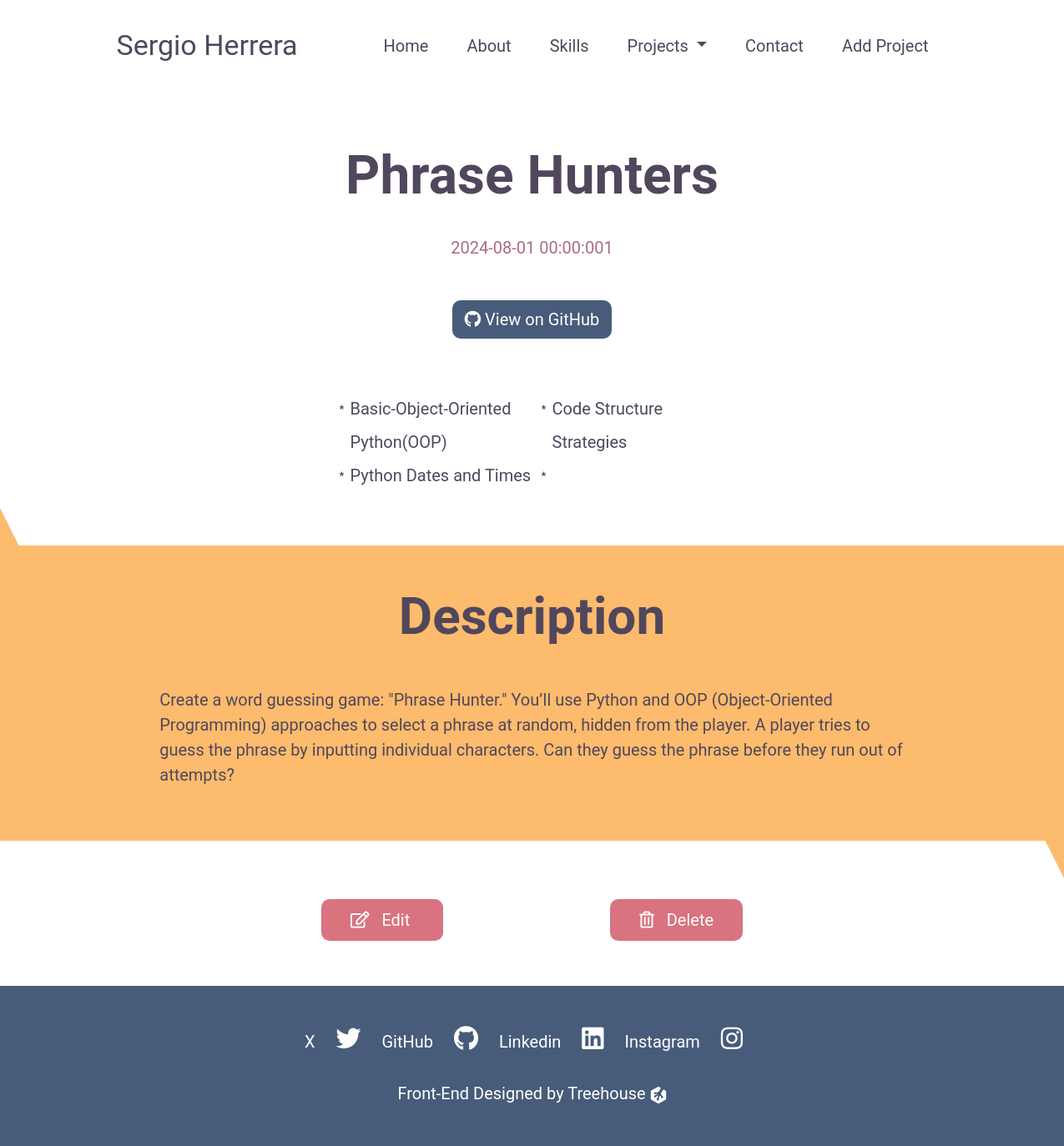
/projects/3, run on the app's committed database.
### models.py (models this page shows, shortened)
class Project(db.Model):
    __tablename__ = 'my_projects'
    id = db.Column(db.Integer, primary_key=True)  # primary key
    title=db.Column('Title', db.String())
    date = db.Column('Date',  db.DateTime, default=datetime.datetime.now)
    description=db.Column('Description', db.String())
    skills_practiced = db.Column('Skills Practice', db.String())
    url = db.Column('GitHub Repo', db.String())

### app.py (the view)
@app.route('/projects/<int:id>')
def detail(id):
    projects = db.session.query(Project).all()
    project = db.one_or_404(db.select(Project).filter_by(id=id))
    skills = project.skills_practiced
    return render_template('detail.html',
                           project=project,
                           id=id, skills=skills,
                           projects=projects)

### templates/detail.html
{% extends 'layout.html' %}
{% block content %}
<section class="header">
  <h1>{{project.title}}</h1>
  <p>{{project.date}}1</p>
  <a href="{{project.url}}" class="github-btn">
    <i class="fab fa-github"></i>
    View on GitHub
  </a>
  <ul class="project-skills">
    <div>
       {% for skill in project.skills_practiced.split(',')  %}
        <li>{{skill}}</li>
       {% endfor %}
    </div>
  </ul>
</section>
<section id="project-desc">
  <div id="triangle5"></div>
  <h2>Description</h2>
  <p>{{project.description}}</p>
  <div id="triangle6"></div>
</section>
<section id="edit-delete">
  <a href="{{url_for('edit',id=project.id )}}">
    <i class="fas fa-edit"></i>
    Edit
  </a>
  <a href="{{url_for('delete',id=project.id )}}">
    <i class="far fa-trash-alt"></i>
    Delete
  </a>
</section>
{% endblock content%}

### static/styles.css (style rules this page uses)
:root { --primary-text: #51475c; --secondary-text: #ab6c82; --primary: #475c7a; --secondary: #fcbb6d; --accent: #d8737f; --white: #fff; }
* { font-family: "Roboto", Arial, Helvetica, sans-serif; color: var(--primary-text); }
h2 { font-size: 30px; font-weight: bold; }
body { overflow-x: hidden; }
.header { margin-left: 5%; margin-right: 5%; margin-top: 5rem; text-align: center; }
.header h1 { font-size: 32px; font-weight: bold; }
.header p { font-size: 20px; color: var(--secondary-text); }
.header .github-btn { display: inline-block; margin-top: 2rem; margin-bottom: 4rem; }
.header .project-skills { list-style: none; text-align: left; margin: auto; line-height: 40px; max-width: 250px; margin-bottom: 4rem; }
.header .project-skills li { position: relative; }
.header .project-skills li::before { content: "\FE61"; position: absolute; left: -20px; }
.github-btn { border-radius: 10px; background-color: var(--primary); padding: 8px 15px; color: var(--white); text-decoration: none; }
.github-btn i { color: var(--white); }
#project-desc { background-color: var(--secondary); position: relative; text-align: center; padding-right: 5%; padding-left: 5%; }
#triangle5 { width: 0; height: 0; border-left: 50px solid transparent; border-right: 50px solid transparent; border-bottom: 100px solid var(--secondary); position: absolute; top: -75px; left: -65px; }
#project-desc h2 { padding-top: 3rem; margin-bottom: 3rem; }
#project-desc p { text-align: left; padding-bottom: 4rem; }
#triangle6 { width: 0; height: 0; border-left: 50px solid transparent; border-right: 50px solid transparent; border-top: 100px solid var(--secondary); position: absolute; bottom: -75px; right: -65px; }
#edit-delete { padding-top: 4rem; padding-bottom: 4rem; text-align: center; }
#edit-delete a { background-color: var(--accent); border-radius: 10px; color: var(--white); padding: 13px 35px; text-decoration: none; }
#edit-delete a:first-of-type { margin-right: 20px; }
#edit-delete a i { color: var(--white); margin-right: 10px; font-weight: normal; }
@media (min-width: 992px) { h2 { font-size: 62px; } }
@media (min-width: 992px) { .header h1 { font-size: 64px; margin-bottom: 2rem; } }
@media (min-width: 992px) { #project-desc { padding-right: 15%; padding-left: 15%; } }
@media (min-width: 1200px) { .header .project-skills { -webkit-column-count: 2; -moz-column-count: 2; column-count: 2; max-width: 500px; } }
@media (min-width: 1200px) { #edit-delete a:first-of-type { margin-right: 200px; } }

### data on the page
Project: title "Phrase Hunters", date "2024-08-01 00:00:00", description "Create a word guessing game: \"Phrase Hunter.\" You’ll use Python and OOP (Object-Oriented Programming) approaches to select a phrase at random, hidden from the player. A player tries to guess the phrase by inputting individual characters. Can they guess the phrase before they run out of attempts?"

### other printed values
{{ skill }} "Basic-Object-Oriented Python(OOP)" "Python Dates and Times" "Code Structure Strategies"
